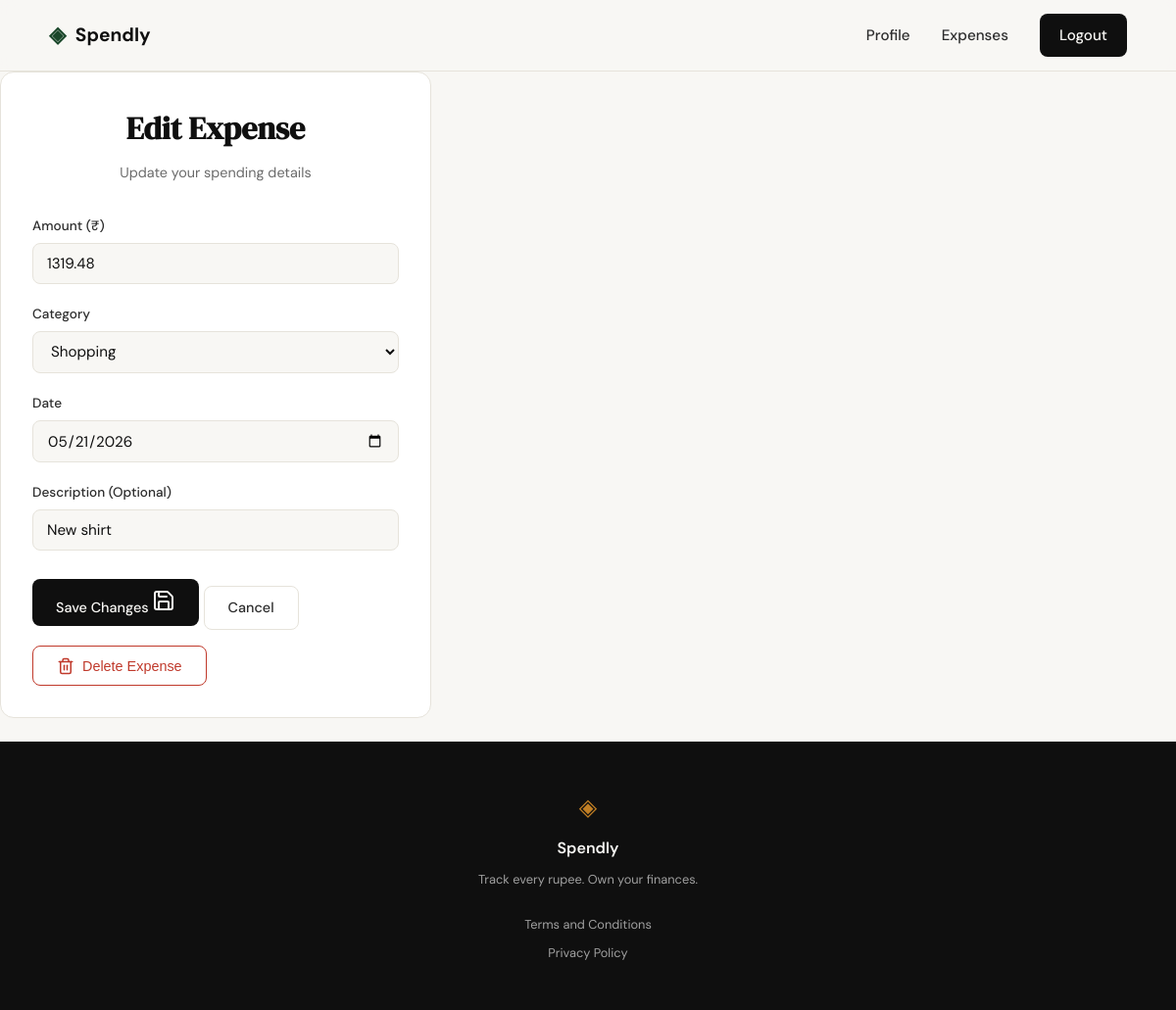
The page /expenses/33/edit (signed in) on the database its author committed.
### tables this page shows
CREATE TABLE expenses (
            id INTEGER PRIMARY KEY AUTOINCREMENT,
            user_id INTEGER NOT NULL,
            amount REAL NOT NULL,
            category TEXT NOT NULL,
            date TEXT NOT NULL,
            description TEXT,
            created_at TEXT DEFAULT (datetime('now')),
            FOREIGN KEY (user_id) REFERENCES users (id)
        );

### app.py (the view, shortened to what this page needs)
@app.route("/expenses/<int:id>/edit", methods=["GET", "POST"])
def edit_expense(id):
    if "user_id" not in session:
        return redirect(url_for('login'))
    expense = get_expense(id, session['user_id'])
    if not expense:
        flash("Expense not found or unauthorized.", "error")
        return redirect(url_for('expenses'))
    return render_template("edit_expense.html", expense=expense)

### database/db.py (called while the page is built)
def get_db():
    conn = sqlite3.connect(DATABASE)
    conn.row_factory = sqlite3.Row
    conn.execute("PRAGMA foreign_keys = ON")
    return conn

def get_expense(expense_id, user_id):
    conn = get_db()
    try:
        cursor = conn.cursor()
        cursor.execute(
            "SELECT id, amount, category, date, description FROM expenses WHERE id = ? AND user_id = ?",
            (expense_id, user_id)
        )
        return cursor.fetchone()
    finally:
        conn.close()

### templates/edit_expense.html (shortened to what this page needs)
{% extends "base.html" %}
{% block content %}
<div class="auth-container">
    <div class="auth-card">
        <div class="auth-header">
            <h1 class="auth-title">Edit Expense</h1>
            <p class="auth-subtitle">Update your spending details</p>
        </div>
        <form action="{{ url_for('edit_expense', id=expense.id) }}" method="POST" class="auth-form">
            <div class="form-group">
                <label for="amount" class="form-label">Amount (₹)</label>
                <input type="number" id="amount" name="amount" step="0.01" min="0.01" required value="{{ expense.amount }}" class="form-input">
            </div>
            <div class="form-group">
                <label for="category" class="form-label">Category</label>
                <select id="category" name="category" required class="form-input">
                    <option value="Shopping" {{ 'selected' if expense.category == 'Shopping' }}>Shopping</option>
                </select>
            </div>
            <div class="form-group">
                <label for="date" class="form-label">Date</label>
                <input type="date" id="date" name="date" required value="{{ expense.date }}" class="form-input">
            </div>
            <div class="form-group">
                <label for="description" class="form-label">Description (Optional)</label>
                <input type="text" id="description" name="description" value="{{ expense.description or '' }}" placeholder="e.g., Weekly groceries" class="form-input">
            </div>
            <button type="submit" class="btn btn-primary btn-full">
                <span>Save Changes</span>
                <i data-lucide="save"></i>
            </button>
            <a href="{{ url_for('expenses') }}" class="btn btn-ghost btn-full" style="margin-top: 1rem;">
                Cancel
            </a>
        </form>
        <form action="{{ url_for('delete_expense_route', id=expense.id) }}" method="POST" style="margin-top: 1rem;" onsubmit="return confirm('Are you sure you want to delete this expense?');">
            <button type="submit" class="btn btn-ghost btn-full" style="color: var(--danger); border-color: var(--danger); display: flex; align-items: center; justify-content: center; gap: 0.5rem;">
                <i data-lucide="trash-2" style="width: 18px; height: 18px;"></i>
                <span>Delete Expense</span>
            </button>
        </form>
    </div>
</div>
{% endblock %}

### static/css/style.css (style rules this page uses)
:root { --ink: #0f0f0f; --ink-soft: #2d2d2d; --ink-muted: #6b6b6b; --ink-faint: #a0a0a0; --paper: #f8f7f4; --paper-warm: #f1ede7; --paper-card: #ffffff; --accent: #1a472a; --accent-light: #e9f0ec; --accent-2: #c17f24; --accent-2-light: #fdf3e3; --danger: #c0392b; --danger-light: #fdecea; --border: #e6e3db; --border-soft: #f0ede6; --font-display: 'DM Serif Display', Georgia, serif; --font-body: 'DM Sans', system-ui, sans-serif; --max-width: 1100px; --auth-width: 440px; --radius-sm: 8px; --radius-md: 14px; --radius-lg: 24px; }
*, *::before, *::after { box-sizing: border-box; margin: 0; padding: 0; }
html { font-size: 16px; scroll-behavior: smooth; }
body { background: var(--paper); color: var(--ink); font-family: var(--font-body); font-size: 1rem; line-height: 1.6; -webkit-font-smoothing: antialiased; }
a { color: inherit; text-decoration: none; }
.btn-primary { display: inline-block; background: var(--ink); color: var(--paper); padding: 0.65rem 1.5rem; border-radius: var(--radius-sm); font-family: var(--font-body); font-size: 0.9rem; font-weight: 500; cursor: pointer; border: none; transition: background 0.2s; text-decoration: none; }
.btn-ghost { display: inline-block; background: transparent; color: var(--ink-soft); padding: 0.65rem 1.5rem; border-radius: var(--radius-sm); font-size: 0.9rem; font-weight: 500; border: 1px solid var(--border); transition: all 0.2s; text-decoration: none; }
.auth-container { width: 100%; max-width: var(--auth-width); }
.auth-header { text-align: center; margin-bottom: 2rem; }
.auth-title { font-family: var(--font-display); font-size: 2rem; color: var(--ink); margin-bottom: 0.5rem; }
.auth-subtitle { font-size: 0.9rem; color: var(--ink-muted); }
.auth-card { background: var(--paper-card); border: 1px solid var(--border); border-radius: var(--radius-md); padding: 2rem; margin-bottom: 1.5rem; }
.form-group { margin-bottom: 1.25rem; }
.form-group label { display: block; font-size: 0.85rem; font-weight: 500; color: var(--ink-soft); margin-bottom: 0.4rem; }
.form-input { width: 100%; padding: 0.6rem 0.875rem; border: 1px solid var(--border); border-radius: var(--radius-sm); font-family: var(--font-body); font-size: 0.95rem; color: var(--ink); background: var(--paper); outline: none; transition: border-color 0.2s; }
.form-input::placeholder { color: var(--ink-faint); }

### rows shown on the page
expenses: amount "1319.48", date "05/21/2026", description "New shirt"
